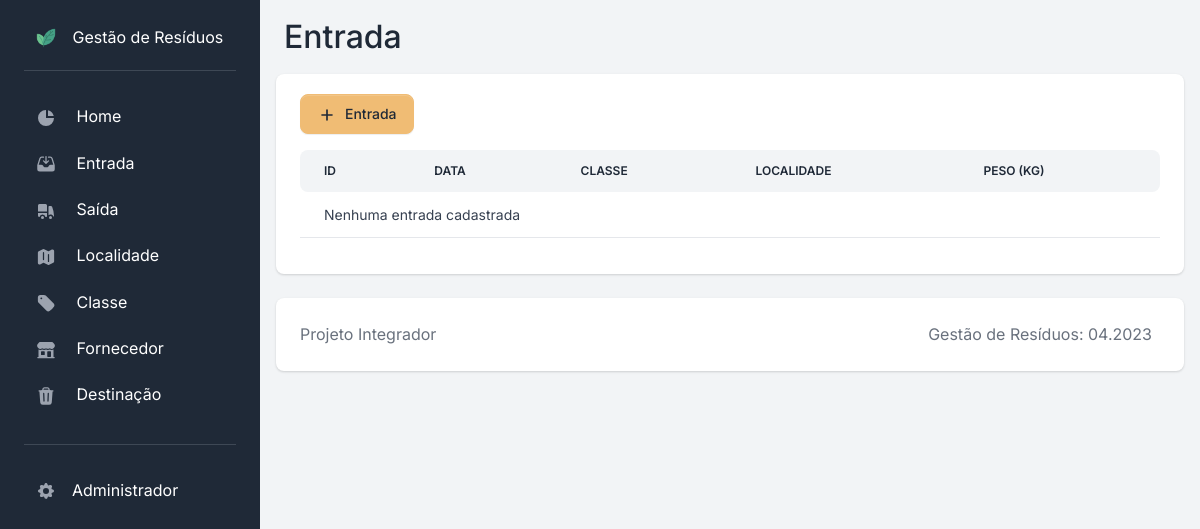
Before: /entrada/ with the older database file.
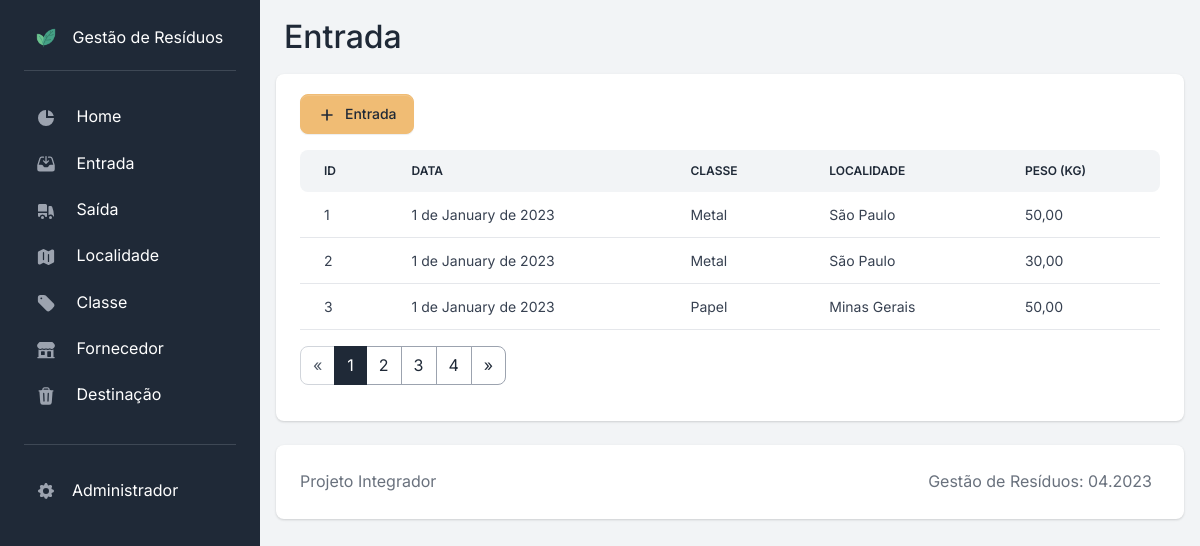
After: the same page with the newer database file.
### apps/entrada/models.py (models this page shows, shortened)
class Entrada(models.Model):
    id_entrada = models.AutoField(primary_key=True)
    dt_entrada = models.DateField(null=False, blank=False)
    id_classe = models.ForeignKey(
        Classe, models.DO_NOTHING, db_column="id_classe"
    )
    id_localidade = models.ForeignKey(
        Localidade, models.DO_NOTHING, db_column="id_localidade"
    )
    peso = models.DecimalField(
        max_digits=10, decimal_places=2, default=0, null=False, blank=False
    )
    class Meta:
        db_table = "entrada"

### apps/classe/models.py (models this page shows)
class Classe(models.Model):
    id_classe = models.AutoField(primary_key=True)
    nome = models.CharField(max_length=50, null=False, blank=False)
    def __str__(self):
        return f"{self.nome}"
    class Meta:
        db_table = "classe"
        verbose_name = "Classe"
        verbose_name_plural = "Classes"

### apps/localidade/models.py (models this page shows)
class Localidade(models.Model):
    id_localidade = models.AutoField(primary_key=True)
    nome = models.CharField(max_length=50, blank=False, null=False)
    def __str__(self):
        return f"{self.nome}"
    class Meta:
        db_table = "localidade"
        verbose_name = "Localidade"
        verbose_name_plural = "Localidades"

### apps/entrada/views.py (the view)
# urls.py: path("", views.entrada.as_view(), name="entrada"),
class entrada(FilterView):
    model = Entrada
    context_object_name = "entradas"
    template_name = "entrada/entrada.html"
    paginate_by = 3

### templates/entrada/entrada.html
{% extends "base.html" %}
{% block title %}
    Entrada
{% endblock title %}
{% block content %}
<section class="card border-0 shadow">
    <div class="card-body">
        <div class="d-flex justify-content-start">
            <a href="{% url 'entrada_cadastro' %}">
                <button type="button" class="btn btn-secondary mb-3">
                    <svg class="icon icon-xs me-2" fill="none" stroke="currentColor" viewBox="0 0 24 24"
                        xmlns="http://www.w3.org/2000/svg">
                        <path stroke-linecap="round" stroke-linejoin="round" stroke-width="2"
                            d="M12 6v6m0 0v6m0-6h6m-6 0H6"></path>
                    </svg>Entrada
                </button>
            </a>
        </div>
        <div class="table-responsive">
            <table class="table table-centered mb-0 rounded">
                <thead class="thead-light">
                    <tr>
                        <th class="border-0 rounded-start">ID</th>
                        <th class="border-0">Data</th>
                        <th class="border-0">Classe</th>
                        <th class="border-0">Localidade</th>
                        <th class="border-0 rounded-end">Peso (kg)</th>
                    </tr>
                </thead>
                <tbody>
                    {% for entrada in entradas %}
                    <tr>
                        <td>{{ entrada.id_entrada }}</td>
                        <td>{{ entrada.dt_entrada }}</td>
                        <td>{{ entrada.id_classe }}</td>
                        <td>{{ entrada.id_localidade }}</td>
                        <td>{{ entrada.peso }}</td>
                    </tr>
                    {% empty %}
                    <tr>
                        <td colspan="5">Nenhuma entrada cadastrada</td>
                    </tr>
                    {% endfor %}
                </tbody>
            </table>
        </div>
        <div class="mt-3 d-flex justify-content-start">
            {% if page_obj.has_other_pages %}
            <ul class="pagination ">
                {% if page_obj.has_previous %}
                <li class="page-item">
                    <a class="page-link" href="?page=1">&laquo;</a>
                </li>
                {% else %}
                <li class="page-item disabled">
                    <a class="page-link" href="#">&laquo;</a>
                </li>
                {% endif %}
                {% for i in page_obj.paginator.page_range %}
                {% if page_obj.number == i %}
                <li class="page-item active">
                    <a class="page-link" href="?page={{ i }}">{{ i }}</a>
                </li>
                {% else %}
                <li class="page-item">
                    <a class="page-link" href="?page={{ i }}">{{ i }}</a>
                </li>
                {% endif %}
                {% endfor %}
                {% if page_obj.has_next %}
                <li class="page-item">
                    <a class="page-link" href="?page={{ page_obj.paginator.num_pages }}">&raquo;</a>
                </li>
                {% else %}
                <li class="page-item disabled">
                    <a class="page-link" href="#">&raquo;</a>
                </li>
                {% endif %}
            </ul>
            {% endif %}
        </div>
    </div>
</section>
{% endblock content %}

### templates/base.html (shortened to what this page needs)
{% load static %}
<!DOCTYPE html>
<html lang="en">
<head>
    <link type="text/css" href="{% static 'css/volt.css' %}" rel="stylesheet">
</head>
<body>
    {% include "partials/sidebar.html" %}
    <main class="content">
        <nav class="navbar navbar-top navbar-expand navbar-dashboard navbar-dark ps-0 pe-2 pb-0">
            <div class="container-fluid px-0">
                <div class="d-flex justify-content-between w-200" id="navbarSupportedContent">
                    <div class="d-flex align-items-center">
                        <div class="px-2 pb-2">
                            <h2>
                            {% block title %}{% endblock title %}
                            </h2>
                        </div>
                    </div>
                </div>
            </div>
        </nav>
        {% block content %}{% endblock content %}
        {% include "partials/footer.html" %}
    </main>
</body>
</html>

### templates/partials/sidebar.html (shortened to what this page needs)
{% load static %}
<nav id="sidebarMenu" class="sidebar d-lg-block bg-gray-800 text-white collapse" data-simplebar>
    <div class="sidebar-inner px-4 pt-3">
        <ul class="nav flex-column pt-3 pt-md-0">
            <li class="nav-item nav-link">
                <div class="d-flex align-items-center justify-content-between">
                    <div>
                        <span class="sidebar-icon">
                            <img src="{% static 'img/brand/leaves.png' %}" height="20" width="20" alt="Volt Logo">
                        </span>
                        <span class="mt-1 ms-1 sidebar-text">Gestão de Resíduos</span>
                    </div>
                </div>
            </li>
            <hr class="mt-2 mb-4 border-gray-400">
            <li class="nav-item {% if 'home' in segment %} active {% endif %}">
                <a href="{% url 'home' %}" class="nav-link">
                    <span class="sidebar-icon">
                        <svg class="icon icon-xs me-2" fill="currentColor" viewBox="0 0 20 20"
                            xmlns="http://www.w3.org/2000/svg">
                            <path d="M2 10a8 8 0 018-8v8h8a8 8 0 11-16 0z"></path>
                            <path d="M12 2.252A8.014 8.014 0 0117.748 8H12V2.252z"></path>
                        </svg>
                    </span>
                    <span class="sidebar-text">Home</span>
                </a>
            </li>
            <li class="nav-item {% if 'entrada' in segment %} active {% endif %}">
                <a href="{% url 'entrada' %}" class="nav-link">
                    <span class="sidebar-icon">
                    </span>
                    <span class="sidebar-text">Entrada</span>
                </a>
            </li>
            <li class="nav-item {% if 'saida' in segment %} active {% endif %}">
                <a href="{% url 'saida' %}" class="nav-link">
                    <span class="sidebar-icon">
                    </span>
                    <span class="sidebar-text">Saída</span>
                </a>
            </li>
            <li class="nav-item {% if 'settings' in segment %} active {% endif %}">
                <a href="{% url 'localidade' %}" class="nav-link">
                    <span class="sidebar-icon">
                    </span>
                    <span class="sidebar-text">Localidade</span>
                </a>
            </li>
            <li class="nav-item {% if 'settings' in segment %} active {% endif %}">
                <a href="{% url 'classe' %}" class="nav-link">
                    <span class="sidebar-icon">
                    </span>
                    <span class="sidebar-text">Classe</span>
                </a>
            </li>
            <li class="nav-item {% if 'settings' in segment %} active {% endif %}">
                <a href="{% url 'fornecedor' %}" class="nav-link">
                    <span class="sidebar-icon">
                    </span>
                    <span class="sidebar-text">Fornecedor</span>
                </a>
            </li>
            <li class="nav-item {% if 'destinacao' in segment %} active {% endif %}">
                <a href="{% url 'destinacao' %}" class="nav-link">
                    <span class="sidebar-icon">
                    </span>
                    <span class="sidebar-text">Destinação</span>
                </a>
            </li>
            <hr class="mt-4 mb-4 border-gray-400">
            <li class="nav-item">
                <a target="_blank" href="{% url 'admin:index' %}" class="nav-link d-flex align-items-center">
                    <span class="sidebar-icon">
                    </span>
                    <span class="sidebar-text">Administrador</span>
                </a>
            </li>
        </ul>
    </div>
</nav>

### templates/partials/footer.html
<footer class="bg-white rounded shadow p-4 mb-4 mt-4 text-muted">
    <div class="row">
        <div class="col-12 col-md-4 col-xl-6 mb-4 mb-md-0">
            <p class="mb-0 text-center text-lg-start">
                Projeto Integrador
            </p>
        </div>
        <div class="col-12 col-md-8 col-xl-6 text-center text-lg-start">
            <ul class="list-inline list-group-flush list-group-borderless text-md-end mb-0">
                <li class="list-inline-item px-0 px-sm-2">
                    Gestão de Resíduos: 04.2023
                </li>
            </ul>
        </div>
    </div>
</footer>

### templates/partials/scripts.html (shortened to what this page needs)
{% load static %}

Changed rows visible on the page:
added Entrada: id_entrada "1", dt_entrada "1 de January de 2023", id_classe "Metal", id_localidade "São Paulo", peso "50,00"
added Entrada: id_entrada "2", dt_entrada "1 de January de 2023", id_classe "Metal", id_localidade "São Paulo", peso "30,00"
added Entrada: id_entrada "3", dt_entrada "1 de January de 2023", id_classe "Papel", id_localidade "Minas Gerais", peso "50,00"
Other visible differences:
text no longer shown: "Nenhuma entrada cadastrada"
new list line: "1"
new list line: "2"
new list line: "3"
new list line: "4"
